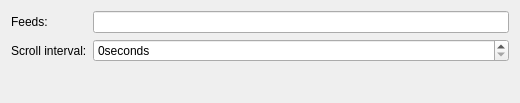
<?xml version="1.0" encoding="UTF-8"?>
<ui version="4.0">
 <class>feedsConfig</class>
 <widget class="QWidget" name="feedsConfig">
  <property name="geometry">
   <rect>
    <x>0</x>
    <y>0</y>
    <width>520</width>
    <height>103</height>
   </rect>
  </property>
  <layout class="QFormLayout" name="formLayout">
   <item row="0" column="0">
    <widget class="QLabel" name="label">
     <property name="text">
      <string>Feeds:</string>
     </property>
    </widget>
   </item>
   <item row="0" column="1">
    <widget class="QLineEdit" name="kcfg_feeds"/>
   </item>
   <item row="1" column="0">
    <widget class="QLabel" name="label_2">
     <property name="text">
      <string>Scroll interval:</string>
     </property>
    </widget>
   </item>
   <item row="1" column="1">
    <widget class="QSpinBox" name="kcfg_interval">
     <property name="suffix">
      <string>seconds</string>
     </property>
    </widget>
   </item>
  </layout>
 </widget>
 <resources/>
 <connections/>
</ui>
